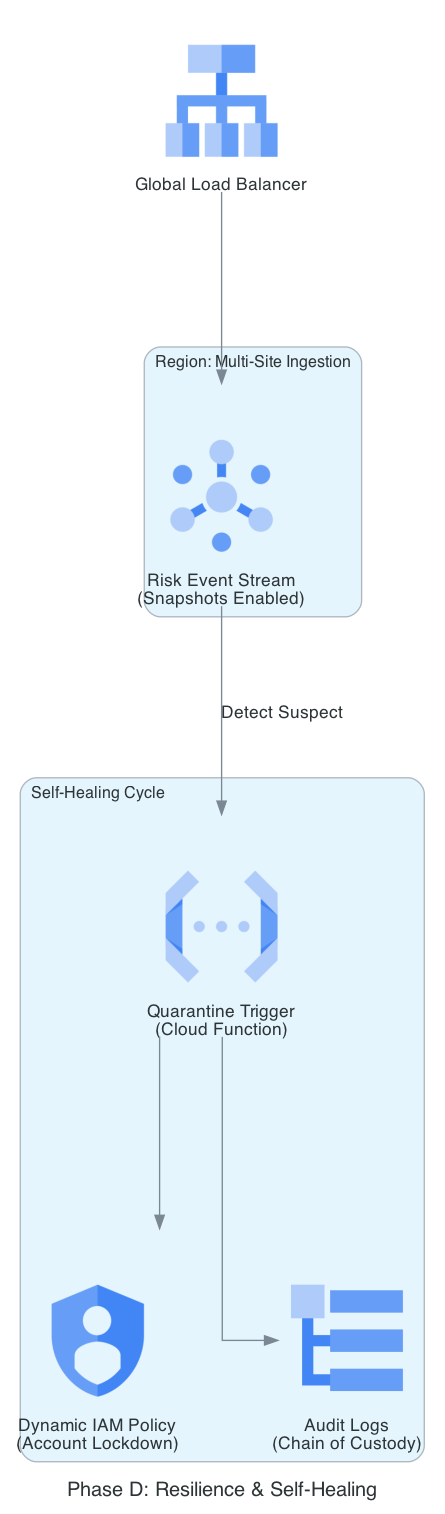

Source code (Python):
from diagrams import Diagram, Cluster, Edge
from diagrams.gcp.network import LoadBalancing
from diagrams.gcp.analytics import Pubsub
from diagrams.gcp.compute import Functions
from diagrams.gcp.security import Iam
from diagrams.gcp.operations import Logging

graph_attr = {
    "pad": "0.1",
    "nodesep": "1.2",
    "ranksep": "2.0",
    "bgcolor": "transparent"
}

with Diagram(
    "Phase D: Resilience & Self-Healing", 
    show=False, 
    filename="risk_resilience_landing_zone", 
    direction="TB", 
    graph_attr=graph_attr
):
    glb = LoadBalancing("Global Load Balancer")
    
    with Cluster("Region: Multi-Site Ingestion"):
        feed = Pubsub("Risk Event Stream\n(Snapshots Enabled)")
        
    with Cluster("Self-Healing Cycle"):
        trigger = Functions("Quarantine Trigger\n(Cloud Function)")
        policy = Iam("Dynamic IAM Policy\n(Account Lockdown)")
        audit = Logging("Audit Logs\n(Chain of Custody)")

    glb >> feed
    feed >> Edge(label="Detect Suspect") >> trigger
    trigger >> policy
    trigger >> audit
